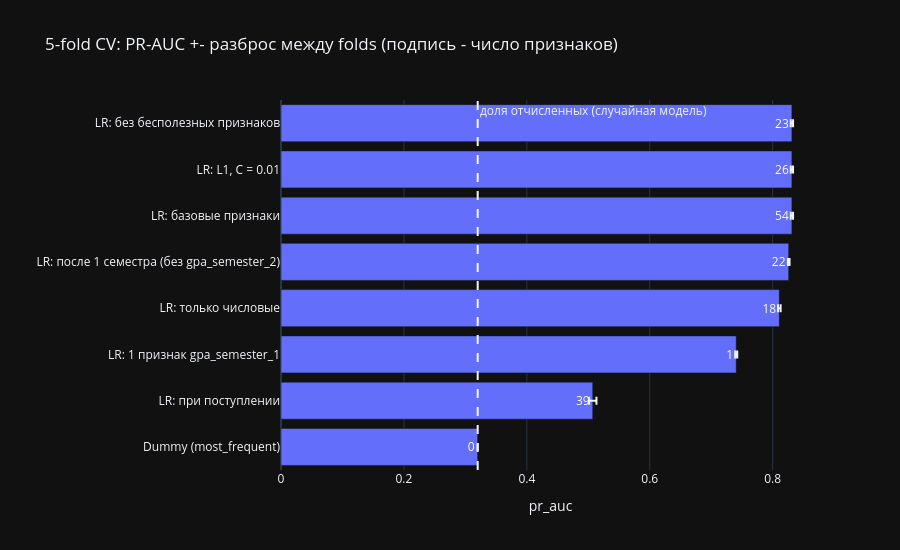

Notebook code for this chart:
### Markdown cell above
## Сравнение моделей и выбор финальной

### Code cell
candidates = [NAME_DUMMY, NAME_ADM, NAME_1F, NAME_NUM, NAME_SEM1, NAME_BASE, NAME_L1, NAME_SHORT]

cv_table = show_results(candidates)
cv_table['pr_auc_std'] = [results[name]['pr_auc_std'] for name in candidates]
# сложность модели - сколько столбцов она видит после preprocessing (у Dummy - 0, у L1 - только ненулевые веса)
cv_table['n_features'] = [0 if name == NAME_DUMMY else
                          int((pipe_l1['model'].coef_[0] != 0).sum()) if name == NAME_L1 else
                          n_features(models[name]) for name in candidates]
cv_table = cv_table.sort_values('pr_auc')
display(cv_table)

fig = px.bar(cv_table.reset_index(names='model'), x='pr_auc', y='model', orientation='h',
             error_x='pr_auc_std', text='n_features',
             title='5-fold CV: PR-AUC +- разброс между folds (подпись - число признаков)')
fig.add_vline(x=y_train.mean(), line_dash='dash', annotation_text='доля отчисленных (случайная модель)')
fig.update_layout(template='plotly_dark', height=550, yaxis_title='')
fig.show()

### Figure 1 — Plotly figure (JSON) as saved in the notebook; plotly's stock layout.template omitted (floating-point values rounded to 4 significant figures)
{"data": [{"error_x": {"array": [3.062e-05, 0.005972, 0.00168, 0.002122, 0.001352, 0.001844, 0.001822, 0.001855]}, "hovertemplate": "pr_auc=%{x}<br>model=%{y}<br>n_features=%{text}<extra></extra>", "legendgroup": "", "marker": {"color": "#636efa", "pattern": {"shape": ""}}, "name": "", "orientation": "h", "showlegend": false, "text": [0.0, 39.0, 1.0, 18.0, 22.0, 54.0, 26.0, 23.0], "textposition": "auto", "type": "bar", "x": [0.32, 0.5073, 0.7407, 0.8108, 0.8261, 0.8313, 0.8313, 0.8313], "xaxis": "x", "y": ["Dummy (most_frequent)", "LR: при поступлении", "LR: 1 признак gpa_semester_1", "LR: только числовые", "LR: после 1 семестра (без gpa_semester_2)", "LR: базовые признаки", "LR: L1, C = 0.01", "LR: без бесполезных признаков"], "yaxis": "y"}], "layout": {"annotations": [{"showarrow": false, "text": "доля отчисленных (случайная модель)", "x": 0.32, "xanchor": "left", "xref": "x", "y": 1, "yanchor": "top", "yref": "y domain"}], "barmode": "relative", "height": 550, "legend": {"tracegroupgap": 0}, "shapes": [{"line": {"dash": "dash"}, "type": "line", "x0": 0.32, "x1": 0.32, "xref": "x", "y0": 0, "y1": 1, "yref": "y domain"}], "title": {"text": "5-fold CV: PR-AUC +- разброс между folds (подпись - число признаков)"}, "xaxis": {"anchor": "y", "domain": [0, 1], "title": {"text": "pr_auc"}}, "yaxis": {"anchor": "x", "domain": [0, 1], "title": {"text": ""}}}}
